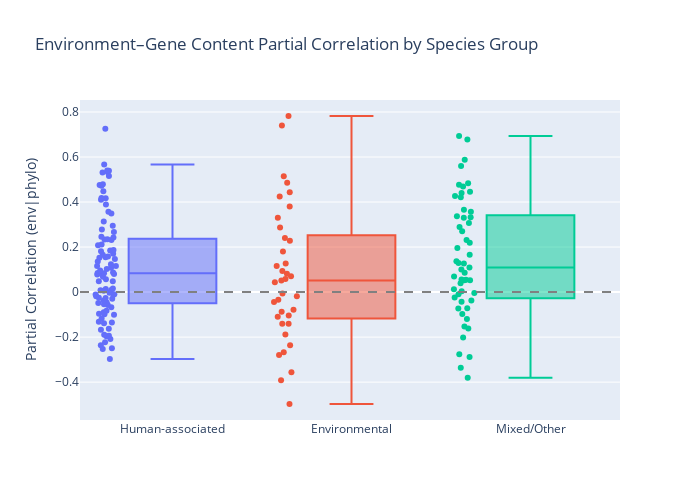

Notebook code for this chart:
### Markdown cell above
## 5. Visualizations

### Code cell
# Box plot: partial correlations by species group
plot_df = corr_df[corr_df['group'].isin(['Environmental', 'Human-associated', 'Mixed/Other'])].copy()
plot_df = plot_df[plot_df['r_partial_emb_jaccard'].notna()]

fig_box = px.box(
    plot_df, x='group', y='r_partial_emb_jaccard',
    title='Environment–Gene Content Partial Correlation by Species Group',
    labels={'r_partial_emb_jaccard': 'Partial Correlation (env|phylo)', 'group': ''},
    color='group', points='all',
)
fig_box.add_hline(y=0, line_dash='dash', line_color='gray')
fig_box.update_layout(width=700, height=500, showlegend=False)
save_fig(fig_box, 'partial_corr_by_group')
fig_box.show()

### Figure 1 — Plotly figure (JSON) as saved in the notebook; plotly's stock layout.template omitted (floating-point values rounded to 4 significant figures)
{"data": [{"alignmentgroup": "True", "boxpoints": "all", "hovertemplate": "=%{x}<br>Partial Correlation (env|phylo)=%{y}<extra></extra>", "legendgroup": "Human-associated", "marker": {"color": "#636efa"}, "name": "Human-associated", "notched": false, "offsetgroup": "Human-associated", "orientation": "v", "showlegend": true, "type": "box", "x": ["Human-associated", "Human-associated", "Human-associated", "Human-associated", "Human-associated", "Human-associated", "Human-associated", "Human-associated", "Human-associated", "Human-associated", "Human-associated", "Human-associated", "Human-associated", "Human-associated", "Human-associated", "Human-associated", "Human-associated", "Human-associated", "Human-associated", "Human-associated", "Human-associated", "Human-associated", "Human-associated", "Human-associated", "Human-associated", "Human-associated", "Human-associated", "Human-associated", "Human-associated", "Human-associated", "Human-associated", "Human-associated", "Human-associated", "Human-associated", "Human-associated", "Human-associated", "Human-associated", "Human-associated", "Human-associated", "Human-associated", "Human-associated", "Human-associated", "Human-associated", "Human-associated", "Human-associated", "Human-associated", "Human-associated", "Human-associated", "Human-associated", "Human-associated", "Human-associated", "Human-associated", "Human-associated", "Human-associated", "Human-associated", "Human-associated", "Human-associated", "Human-associated", "Human-associated", "Human-associated", "Human-associated", "Human-associated", "Human-associated", "Human-associated", "Human-associated", "Human-associated", "Human-associated", "Human-associated", "Human-associated", "Human-associated", "Human-associated", "Human-associated", "Human-associated", "Human-associated", "Human-associated", "Human-associated", "Human-associated", "Human-associated", "Human-associated", "Human-associated", "Human-associated", "Human-associated", "Human-associated", "Human-associated", "Human-associated", "Human-associated", "Human-associated", "Human-associated", "Human-associated", "Human-associated", "Human-associated", "Human-associated", "Human-associated"], "x0": " ", "xaxis": "x", "y": [0.1874, -0.1175, -0.0183, 0.2346, 0.2949, 0.09541, -0.06699, 0.05657, 0.2311, -0.223, 0.2338, 0.1158, 0.2429, 0.1816, -0.0827, 0.2667, -0.003392, 0.1521, 0.07977, -0.2971, 0.1083, 0.3131, 0.1359, 0.04767, 0.008396, -0.05349, 0.2113, 0.01583, 0.1549, -0.09846, 0.4795, 0.04822, 0.1702, -0.2079, 0.08077, 0.3494, 0.06813, -0.02657, 0.5316, -0.04586, 0.7259, 0.2077, -0.1318, -0.01035, 0.01341, 0.1237, 0.2779, 0.07802, -0.01179, 0.08687, -0.196, 0.3886, 0.1159, -0.01008, 0.5402, 0.4724, -0.2364, 0.1023, 0.4754, -0.03792, 0.4101, -0.0487, -0.05728, 0.516, 0.5322, -0.1346, 0.08382, -0.1006, -0.1631, 0.1845, 0.1659, -0.1676, -0.2498, 0.448, 0.5389, 0.3564, -0.1379, -0.02465, 0.1471, -0.1944, 0.5669, 0.005538, -0.02915, 0.1581, 0.08532, -0.2527, 0.4166, 0.009812, -0.09624, 0.246, -0.1892, 0.4175, -0.08923], "y0": " ", "yaxis": "y"}, {"alignmentgroup": "True", "boxpoints": "all", "hovertemplate": "=%{x}<br>Partial Correlation (env|phylo)=%{y}<extra></extra>", "legendgroup": "Environmental", "marker": {"color": "#EF553B"}, "name": "Environmental", "notched": false, "offsetgroup": "Environmental", "orientation": "v", "showlegend": true, "type": "box", "x": ["Environmental", "Environmental", "Environmental", "Environmental", "Environmental", "Environmental", "Environmental", "Environmental", "Environmental", "Environmental", "Environmental", "Environmental", "Environmental", "Environmental", "Environmental", "Environmental", "Environmental", "Environmental", "Environmental", "Environmental", "Environmental", "Environmental", "Environmental", "Environmental", "Environmental", "Environmental", "Environmental", "Environmental", "Environmental", "Environmental", "Environmental", "Environmental", "Environmental", "Environmental", "Environmental", "Environmental", "Environmental"], "x0": " ", "xaxis": "x", "y": [-0.3564, 0.2403, -0.01815, 0.2282, 0.4436, -0.08691, 0.1805, 0.7822, 0.08092, 0.1154, -0.3918, 0.04329, 0.5144, 0.3807, -0.2668, -0.03448, 0.4247, -0.1099, -0.188, 0.1267, -0.1042, -0.04438, 0.7402, -0.1404, -0.4971, 0.05113, -0.07852, -0.2795, 0.09412, 0.3297, 0.07006, 0.2874, 0.4861, 0.05868, -0.2362, -0.006708, -0.1403], "y0": " ", "yaxis": "y"}, {"alignmentgroup": "True", "boxpoints": "all", "hovertemplate": "=%{x}<br>Partial Correlation (env|phylo)=%{y}<extra></extra>", "legendgroup": "Mixed/Other", "marker": {"color": "#00cc96"}, "name": "Mixed/Other", "notched": false, "offsetgroup": "Mixed/Other", "orientation": "v", "showlegend": true, "type": "box", "x": ["Mixed/Other", "Mixed/Other", "Mixed/Other", "Mixed/Other", "Mixed/Other", "Mixed/Other", "Mixed/Other", "Mixed/Other", "Mixed/Other", "Mixed/Other", "Mixed/Other", "Mixed/Other", "Mixed/Other", "Mixed/Other", "Mixed/Other", "Mixed/Other", "Mixed/Other", "Mixed/Other", "Mixed/Other", "Mixed/Other", "Mixed/Other", "Mixed/Other", "Mixed/Other", "Mixed/Other", "Mixed/Other", "Mixed/Other", "Mixed/Other", "Mixed/Other", "Mixed/Other", "Mixed/Other", "Mixed/Other", "Mixed/Other", "Mixed/Other", "Mixed/Other", "Mixed/Other", "Mixed/Other", "Mixed/Other", "Mixed/Other", "Mixed/Other", "Mixed/Other", "Mixed/Other", "Mixed/Other", "Mixed/Other", "Mixed/Other", "Mixed/Other", "Mixed/Other", "Mixed/Other", "Mixed/Other", "Mixed/Other", "Mixed/Other", "Mixed/Other", "Mixed/Other", "Mixed/Other"], "x0": " ", "xaxis": "x", "y": [0.08572, 0.05276, -0.07325, 0.2707, 0.4401, 0.06884, 0.1092, 0.6778, 0.196, -0.09754, 0.05262, 0.1269, 0.2195, 0.1006, 0.2887, 0.003476, -0.3357, 0.03901, -0.07146, -0.2767, 0.3306, -0.01003, 0.3364, -0.12, 0.4213, 0.0554, -0.003673, 0.4455, 0.3566, 0.3064, 0.3329, -0.1622, -0.2885, 0.6935, -0.3811, 0.4688, 0.137, -0.04287, 0.05533, 0.4768, 0.4273, 0.3652, 0.01245, 0.5603, -0.1528, -0.202, -0.03693, 0.1656, 0.129, 0.2314, 0.4839, -0.0237, 0.5878], "y0": " ", "yaxis": "y"}], "layout": {"boxmode": "overlay", "height": 500, "legend": {"title": {"text": ""}, "tracegroupgap": 0}, "shapes": [{"line": {"color": "gray", "dash": "dash"}, "type": "line", "x0": 0, "x1": 1, "xref": "x domain", "y0": 0, "y1": 0, "yref": "y"}], "showlegend": false, "title": {"text": "Environment–Gene Content Partial Correlation by Species Group"}, "width": 700, "xaxis": {"anchor": "y", "categoryarray": ["Human-associated", "Environmental", "Mixed/Other"], "categoryorder": "array", "domain": [0.0, 1.0], "title": {"text": ""}}, "yaxis": {"anchor": "x", "domain": [0.0, 1.0], "title": {"text": "Partial Correlation (env|phylo)"}}}}
